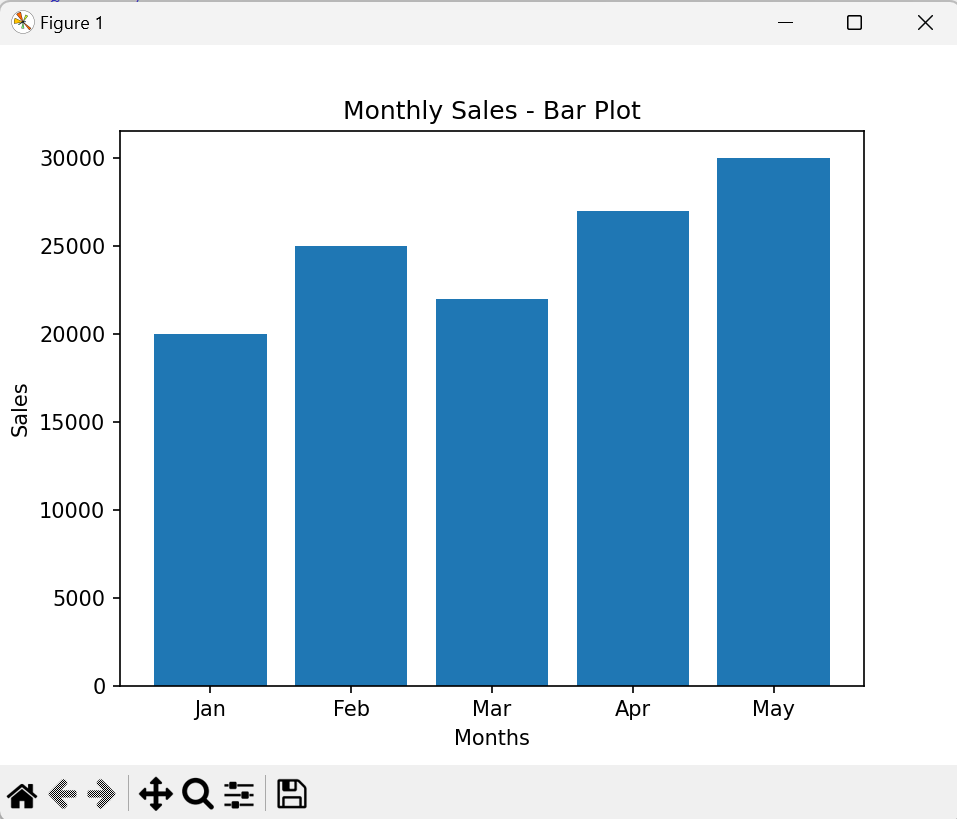

The script that drew this image:
import matplotlib.pyplot as plt

# Monthly sales data
months = ["Jan", "Feb", "Mar", "Apr", "May"]
sales = [20000, 25000, 22000, 27000, 30000]

# Create bar plot
plt.bar(months, sales)
plt.title("Monthly Sales - Bar Plot")
plt.xlabel("Months")
plt.ylabel("Sales")
plt.show()
